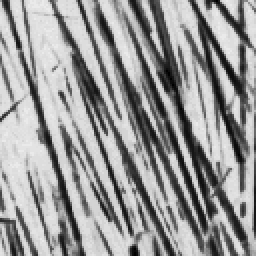
%> input picture Codes/DirLot/samples/apsipa2011/images/texorg.tif, 128 x 128 px (shown 2 times larger)
$ octave --eval "result = curvature_corner_frame_ori;"   (GNU Octave 9; MATLAB toolbox functions it lacks are replaced by stand-ins)
%> lines starting %> are read from the running program, lines starting %| are printed output that depends on the picture; in (x1, y1, x2, y2) boxes, pixels count from 0 and x2, y2 are one past the last pixel; in counts of white or black regions, pixels touching at a corner belong together; the program's own positions count from 1
function [corner_index,corner_index3,corner_index4,marked_img,marked_img3,marked_img4,edge_map]=curvature_corner_frame_ori(varargin)

%   CORNER Find corners in intensity image.
%
%       CORNER works by the following steps:
%       1.	Apply the Canny edge detector to the gray level image and obtain a
%       binary edge-map.
%       2.	Extract the edge contours from the edge-map, fill the gaps in the
%       contours.
%       3.	Compute curvature at a low scale for each contour to retain all
%       true corners.
%       4.	All of the curvature local maxima are considered as corner
%       candidates, then rounded corners and false corners due to boundary
%       noise and details were eliminated.
%       5.  End points of line mode curve were added as corner, if they are not
%       close to the above detected corners.
%
%       Syntax :
%       [corner_index,marked_img,edge_map]=corner(I,C,T_angle,sig,H,L,Endpiont,Gap_size)
%
%       Input :
%       I -  the input image, it could be gray, color or binary image. If I is
%           empty([]), input image can be get from a open file dialog box.
%       C -  denotes the minimum ratio of major axis to minor axis of an ellipse,
%           whose vertex could be detected as a corner by proposed detector.
%           The default value is 1.5.
%       T_angle -  denotes the maximum obtuse angle that a corner can have when
%           it is detected as a true corner, default value is 162.
%       Sig -  denotes the standard deviation of the Gaussian filter when
%           computing curvature. The default sig is 3.
%       H,L -  high and low threshold of Canny edge detector. The default value
%           is 0.35 and 0.
%       Endpoint -  a flag to control whether add the end points of a curve
%           as corner, 1 means Yes and 0 means No. The default value is 1.
%       Gap_size -  a paremeter use to fill the gaps in the contours, the gap
%           not more than gap_size were filled in this stage. The default
%           Gap_size is 1 pixels.
%       Open_size -  removes from an edge map all connected components
%			(objects) that have fewer than Open_size pixels
%
%       Output :
%       corner_index -  a position pair list of detected corners in the input image.
%       marked_image -  image with detected corner marked.
%       edge_image   -  image with detected edges
%
%       Examples
%       -------
%       I = imread('alumgrns.tif');
%       corner_index = corner(I,[],[],[],0.2);
%       [corner_index, marked_image] = corner;
%       corner_index = corner([],1.6,155);
%
%
%   Composed by He Xiaochen
%   HKU EEE Dept. ITSR, Apr. 2005
%
%   Algorithm is derived from :
%       X.C. He and N.H.C. Yung, Curvature Scale Space Corner Detector with
%       Adaptive Threshold and Dynamic Region of Support, Proceedings of the
%       17th International Conference on Pattern Recognition, 2:791-794, August 2004.
%   Improved algorithm is included in :
%   	X.C. He and N.H.C. Yung, “Corner detector based on global and local curvature properties”,
%       Optical Engineering, 47(5), pp: 057008, 2008.
%

[I,C,T_angle,sig,H,L,Endpoint,Gap_size,Open_size] = parse_inputs(varargin{:});
%> the answer given: ../../../../DirLot/samples/apsipa2011/images/texorg.tif
%> in parse_inputs, I is the input picture: size 128x128 uint8; min 0, max 234, mean 152.3
%> C = 1.5; T_angle = 162; sig = 3; H = 0.35; L = 0; Endpoint = 0; Gap_size = 1; Open_size = 50

if size(I,3)==3
    I=rgb2gray(I); % Transform RGB image to a Gray one.
end

%tic
BW=edge(I,'canny',[L,H]);  % Detect edges
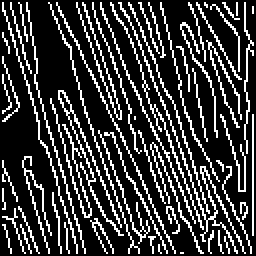
%> BW: size 128x128 logical (shown 2 times larger); 21.9% white in thin lines or dots
% BW=edge(I,'canny');  % Detect edges
%time_for_detecting_edge=toc

%tic
[curve,curve_start,curve_end,curve_mode,curve_num,edge_map]=extract_curve(BW,Gap_size,Open_size);  % Extract curves
%time_for_extracting_curve=toc

%tic
[corner_index,corner_index3,corner_index4]=get_corner(curve,curve_start,curve_end,curve_mode,curve_num,BW,sig,Endpoint,C,T_angle); % Detect corners
%time_for_detecting_corner=toc

img=I;
img3=I;
img4=I;
for i=1:size(corner_index,1)
    img=mark(img,corner_index(i,1),corner_index(i,2),5);
end

for i=1:size(corner_index3,1)
    img3=mark(img3,corner_index3(i,1),corner_index3(i,2),5);
end

for i=1:size(corner_index4,1)
    img4=mark(img4,corner_index4(i,1),corner_index4(i,2),5);
end

marked_img=img;
marked_img3=img3;
marked_img4=img4;
% [4 lines of commented-out code are left out]


function [curve,curve_start,curve_end,curve_mode,cur_num,edge_map]=extract_curve(BW,Gap_size,Open_size)
%> called with Gap_size = 1, Open_size = 50

%   Function to extract curves from binary edge map, if the endpoint of a
%   contour is nearly connected to another endpoint, fill the gap and continue
%   the extraction. The default gap size is 1 pixles.

% add
BW = bwareaopen(BW,Open_size);
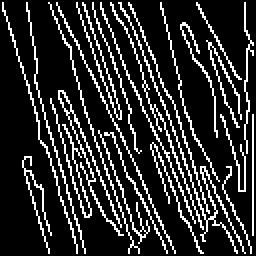
%> BW: size 128x128 logical (shown 2 times larger); 17.3% white in thin lines or dots
% add

[L,W]=size(BW);
%> L = 128; W = 128
BW1=zeros(L+2*Gap_size,W+2*Gap_size);
%> BW1: size 130x130 double; every value is 0
BW_edge=zeros(L,W);
BW1(Gap_size+1:Gap_size+L,Gap_size+1:Gap_size+W)=BW;
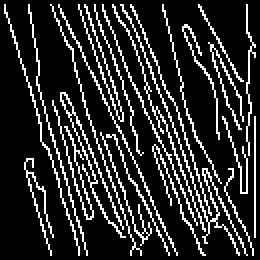
%> BW1: size 130x130 double (shown 2 times larger); values 0 (black) and 1 (white), 16.7% white in thin lines or dots
[r,c]=find(BW1==1);
%> r = 2829 values from 3 to 128; c = 2829 values from 3 to 128
cur_num=0;

while size(r,1)>0
    point=[r(1),c(1)];
    cur=point;
    BW1(point(1),point(2))=0;
    [I,J]=find(BW1(point(1)-Gap_size:point(1)+Gap_size,point(2)-Gap_size:point(2)+Gap_size)==1);
    while size(I,1)>0
        dist=(I-Gap_size-1).^2+(J-Gap_size-1).^2;
        [min_dist,index]=min(dist);
        point=point+[I(index),J(index)]-Gap_size-1;
        cur=[cur;point];
        BW1(point(1),point(2))=0;
        [I,J]=find(BW1(point(1)-Gap_size:point(1)+Gap_size,point(2)-Gap_size:point(2)+Gap_size)==1);
    end

    % Extract edge towards another direction
    point=[r(1),c(1)];
    BW1(point(1),point(2))=0;
    [I,J]=find(BW1(point(1)-Gap_size:point(1)+Gap_size,point(2)-Gap_size:point(2)+Gap_size)==1);
    while size(I,1)>0
        dist=(I-Gap_size-1).^2+(J-Gap_size-1).^2;
        [min_dist,index]=min(dist);
        point=point+[I(index),J(index)]-Gap_size-1;
        cur=[point;cur];
        BW1(point(1),point(2))=0;
        [I,J]=find(BW1(point(1)-Gap_size:point(1)+Gap_size,point(2)-Gap_size:point(2)+Gap_size)==1);
    end

    if size(cur,1)>(size(BW,1)+size(BW,2))/25
        cur_num=cur_num+1;
        curve{cur_num}=cur-Gap_size;
    end
    [r,c]=find(BW1==1);

end
%> this loop made 44 passes
%> after the loop, curve = 34 items

for i=1:cur_num
    curve_start(i,:)=curve{i}(1,:);
    curve_end(i,:)=curve{i}(size(curve{i},1),:);
    if (curve_start(i,1)-curve_end(i,1))^2+...
        (curve_start(i,2)-curve_end(i,2))^2<=32
        curve_mode(i,:)='loop';
    else
        curve_mode(i,:)='line';
    end
    BW_edge(curve{i}(:,1)+(curve{i}(:,2)-1)*L)=1;
end
%> this loop made 34 passes
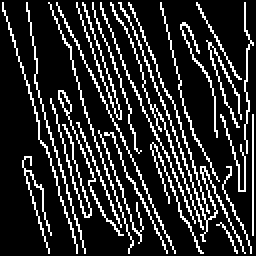
%> BW_edge: size 128x128 double (shown 2 times larger); values 0 (black) and 1 (white), 16.9% white in thin lines or dots
%> after the loop, curve_end = 34 rows, first 12: [127 39; 127 25; 127 43; 93 21; 118 26; 127 65; 63 32; 127 88; 46 31; 118 62; 2 42; 114 61]; curve_mode = 34 items; curve_start = 34 rows, first 12: [2 2; 83 16; 2 14; 86 14; 95 21; 2 25; 50 26; 2 29; 46 30; 59 35; 2 39; 62 39]
%> in curvature_corner_frame_ori, `[curve,curve_start,curve_end,curve_mode,curve_num,edge_map]=extract_cu..`: curve = 34 items; curve_num = 34

% edge_map= bwareaopen(BW_edge,Open_size);
edge_map=BW_edge;
% [4 lines of commented-out code are left out]


function [corner_index,corner_index3,corner_index4]=get_corner(curve,curve_start,curve_end,curve_mode,curve_num,BW,sig,Endpoint,C,T_angle)
%> called with curve_num = 34, sig = 3, Endpoint = 0, C = 1.5, T_angle = 162

corner_num=0;
corner_num3=0;
corner_num4=0;
corner_index=[]; %final corners
corner_index3=[]; %corners after step 3
corner_index4=[]; %corners after step 4

GaussianDieOff = .0001;
pw = 1:30;
ssq = sig*sig;
%> ssq = 9
width = find(exp(-(pw.*pw)/(2*ssq))>GaussianDieOff, 1, 'last' );
%> width = 12
if isempty(width)
    width = 1;
end
t = (-width:width);
%> t = 25 values from -12 to 12
gau = exp(-(t.*t)/(2*ssq))/(2*pi*ssq);
%> gau = 25 values, max 0.0177 at index 13, min 5.93e-06 at index 1, mean 0.00532
gau=gau/sum(gau);
%> gau = 25 values, max 0.133 at index 13, min 4.46e-05 at index 1, mean 0.04

for i=1:curve_num;
    x=curve{i}(:,1);
    y=curve{i}(:,2);
    W=width;
    L=size(x,1);
    if L>W

        % Calculate curvature
        if curve_mode(i,:)=='loop'
            x1=[x(L-W+1:L);x;x(1:W)];
            y1=[y(L-W+1:L);y;y(1:W)];
        else
            x1=[ones(W,1)*2*x(1)-x(W+1:-1:2);x;ones(W,1)*2*x(L)-x(L-1:-1:L-W)];
            y1=[ones(W,1)*2*y(1)-y(W+1:-1:2);y;ones(W,1)*2*y(L)-y(L-1:-1:L-W)];
        end

        xx=conv(x1,gau);
        xx=xx(W+1:L+3*W);
        yy=conv(y1,gau);
        yy=yy(W+1:L+3*W);
        Xu=[xx(2)-xx(1) ; (xx(3:L+2*W)-xx(1:L+2*W-2))/2 ; xx(L+2*W)-xx(L+2*W-1)];
        Yu=[yy(2)-yy(1) ; (yy(3:L+2*W)-yy(1:L+2*W-2))/2 ; yy(L+2*W)-yy(L+2*W-1)];
        Xuu=[Xu(2)-Xu(1) ; (Xu(3:L+2*W)-Xu(1:L+2*W-2))/2 ; Xu(L+2*W)-Xu(L+2*W-1)];
        Yuu=[Yu(2)-Yu(1) ; (Yu(3:L+2*W)-Yu(1:L+2*W-2))/2 ; Yu(L+2*W)-Yu(L+2*W-1)];
        K=abs((Xu.*Yuu-Xuu.*Yu)./((Xu.*Xu+Yu.*Yu).^1.5));
        K=ceil(K*100)/100;

        % Find curvature local maxima as corner candidates
        extremum=[];
        N=size(K,1);
        n=0;
        Search=1;

        for j=1:N-1
            if (K(j+1)-K(j))*Search>0
                n=n+1;
                extremum(n)=j;  % In extremum, odd points is minima and even points is maxima
                Search=-Search;
            end
        end
        if mod(size(extremum,2),2)==0
            n=n+1;
            extremum(n)=N;
        end

		extremum3=extremum;
        n=size(extremum,2);
        flag=ones(size(extremum));

        % Compare with adaptive local threshold to remove round corners
        for j=2:2:n
            %I=find(K(extremum(j-1):extremum(j+1))==max(K(extremum(j-1):extremum(j+1))));
            %extremum(j)=extremum(j-1)+round(mean(I))-1; % Regard middle point of plateaus as maxima

            [x,index1]=min(K(extremum(j):-1:extremum(j-1)));
            [x,index2]=min(K(extremum(j):extremum(j+1)));
            ROS=K(extremum(j)-index1+1:extremum(j)+index2-1);
            K_thre(j)=C*mean(ROS);
            if K(extremum(j))<K_thre(j)
                flag(j)=0;
            end
        end
        extremum=extremum(2:2:n);
        flag=flag(2:2:n);
        extremum=extremum(find(flag==1));
		extremum4=extremum; %after step 4

        % Check corner angle to remove false corners due to boundary noise and trivial details
        flag=0;
        smoothed_curve=[xx,yy];
        while sum(flag==0)>0
            n=size(extremum,2);
            flag=ones(size(extremum));
            for j=1:n
                if j==1 && j==n
                    ang=curve_tangent(smoothed_curve(1:L+2*W,:),extremum(j));
                elseif j==1
                    ang=curve_tangent(smoothed_curve(1:extremum(j+1),:),extremum(j));
                elseif j==n
                    ang=curve_tangent(smoothed_curve(extremum(j-1):L+2*W,:),extremum(j)-extremum(j-1)+1);
                else
                    ang=curve_tangent(smoothed_curve(extremum(j-1):extremum(j+1),:),extremum(j)-extremum(j-1)+1);
                end
                if ang>T_angle && ang<(360-T_angle)
                    flag(j)=0;
                end
            end

            if size(extremum,2)==0
                extremum=[];
            else
                extremum=extremum(find(flag~=0));
            end
        end

% final result
        extremum=extremum-W;
        extremum=extremum(find(extremum>0 & extremum<=L));
        n=size(extremum,2);
        for j=1:n
            corner_num=corner_num+1;
            corner_index(corner_num,:)=curve{i}(extremum(j),:);
        end

% after step 3
		extremum3=extremum3-W;
        extremum3=extremum3(find(extremum3>0 & extremum3<=L));
		n3=size(extremum3,2);
        for j=1:n3
            corner_num3=corner_num3+1;
            corner_index3(corner_num3,:)=curve{i}(extremum3(j),:);
        end

% after step 4
		extremum4=extremum4-W;
        extremum4=extremum4(find(extremum4>0 & extremum4<=L));
		n4=size(extremum4,2);
        for j=1:n4
            corner_num4=corner_num4+1;
            corner_index4(corner_num4,:)=curve{i}(extremum4(j),:);
        end
    end
end
%> this loop made 34 passes
%> (y, L, N, extremum3, extremum, extremum4, n3) on pass 20: ([69; 69; 69; 69; 69; 70; 70; 70; 71; 71; 71; 71; 72; 72; 71], 15, 39, [1 5 8 13 15], 20, [5 13], 5)
%> (L, N, extremum3, extremum, extremum4, n3, n4) on passes 2, 5, 12: (60, 84, [1 6 55 58], 6, 6, 4, 1), (26, 50, [1 4 8 13], 31, 4, 4, 1), (67, 91, [1 4 54 57 60 65], 72, [4 57], 6, 2)


% Add Endpoints
if Endpoint
    for i=1:curve_num
        if size(curve{i},1)>0 & curve_mode(i,:)=='line'

            % Start point compare with detected corners
            compare_corner=corner_index-ones(size(corner_index,1),1)*curve_start(i,:);
            compare_corner=compare_corner.^2;
            compare_corner=compare_corner(:,1)+compare_corner(:,2);
            if min(compare_corner)>25       % Add end points far from detected corners
                corner_num=corner_num+1;
                corner_index(corner_num,:)=curve_start(i,:);
            end

            % End point compare with detected corners
            compare_corner=corner_index-ones(size(corner_index,1),1)*curve_end(i,:);
            compare_corner=compare_corner.^2;
            compare_corner=compare_corner(:,1)+compare_corner(:,2);
            if min(compare_corner)>25
                corner_num=corner_num+1;
                corner_index(corner_num,:)=curve_end(i,:);
            end
        end
    end
end


% [49 lines left out: function curve_tangent, not called in this run]


function img1=mark(img,x,y,w)

[M,N,C]=size(img);
img1=img;

if isa(img,'logical')
    img1(max(1,x-floor(w/2)):min(M,x+floor(w/2)),max(1,y-floor(w/2)):min(N,y+floor(w/2)),:)=...
        (img1(max(1,x-floor(w/2)):min(M,x+floor(w/2)),max(1,y-floor(w/2)):min(N,y+floor(w/2)),:)<1);
    img1(x-floor(w/2)+1:x+floor(w/2)-1,y-floor(w/2)+1:y+floor(w/2)-1,:)=...
        img(x-floor(w/2)+1:x+floor(w/2)-1,y-floor(w/2)+1:y+floor(w/2)-1,:);
else
    img1(max(1,x-floor(w/2)):min(M,x+floor(w/2)),max(1,y-floor(w/2)):min(N,y+floor(w/2)),:)=...
        (img1(max(1,x-floor(w/2)):min(M,x+floor(w/2)),max(1,y-floor(w/2)):min(N,y+floor(w/2)),:)<128)*255;
    img1(x-floor(w/2)+1:x+floor(w/2)-1,y-floor(w/2)+1:y+floor(w/2)-1,:)=...
        img(x-floor(w/2)+1:x+floor(w/2)-1,y-floor(w/2)+1:y+floor(w/2)-1,:);
end


function [I,C,T_angle,sig,H,L,Endpoint,Gap_size,Open_size] = parse_inputs(varargin)

narginchk(0,9);
Para=[1.5,162,3,0.35,0,0,1,50]; %Default experience value;

if nargin>=2
    I=varargin{1};
    for i=2:nargin
        if size(varargin{i},1)>0
            Para(i-1)=varargin{i};
        end
    end
end

if nargin==1
    I=varargin{1};
end

if nargin==0 || size(I,1)==0
    [fname,dire]=uigetfile('*.bmp;*.jpg;*.gif','Open the image to be detected');
    I=imread([dire,fname]);
end

C=Para(1);
T_angle=Para(2);
sig=Para(3);
H=Para(4);
L=Para(5);
Endpoint=Para(6);
Gap_size=Para(7);
Open_size=Para(8);
%> the loop in curvature_corner_frame_ori, `for i=1:size(corner_index,1)` made 27 passes
%> after the loop in curvature_corner_frame_ori, `for i=1:size(corner_index,1)`:
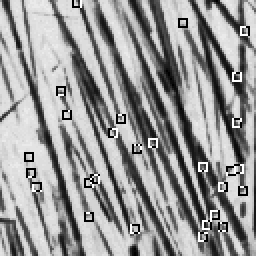
%> img: size 128x128 uint8 (shown 2 times larger); 2.57% of pixels changed, all inside (x1, y1, x2, y2) = (12, 0, 125, 121)
%> after the loop in curvature_corner_frame_ori, `for i=1:size(corner_index3,1)`:
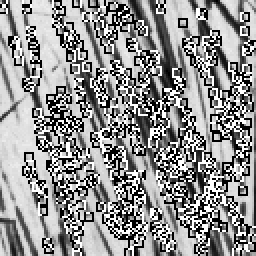
%> img3: size 128x128 uint8 (shown 2 times larger); min 0, max 255, mean 144.6
%> the loop in curvature_corner_frame_ori, `for i=1:size(corner_index4,1)` made 106 passes
%> after the loop in curvature_corner_frame_ori, `for i=1:size(corner_index4,1)`:
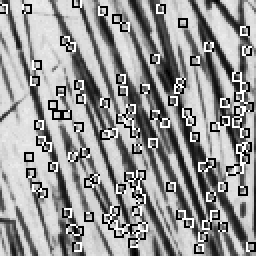
%> img4: size 128x128 uint8 (shown 2 times larger); 9.9% of pixels changed, all inside (x1, y1, x2, y2) = (0, 0, 128, 127)
